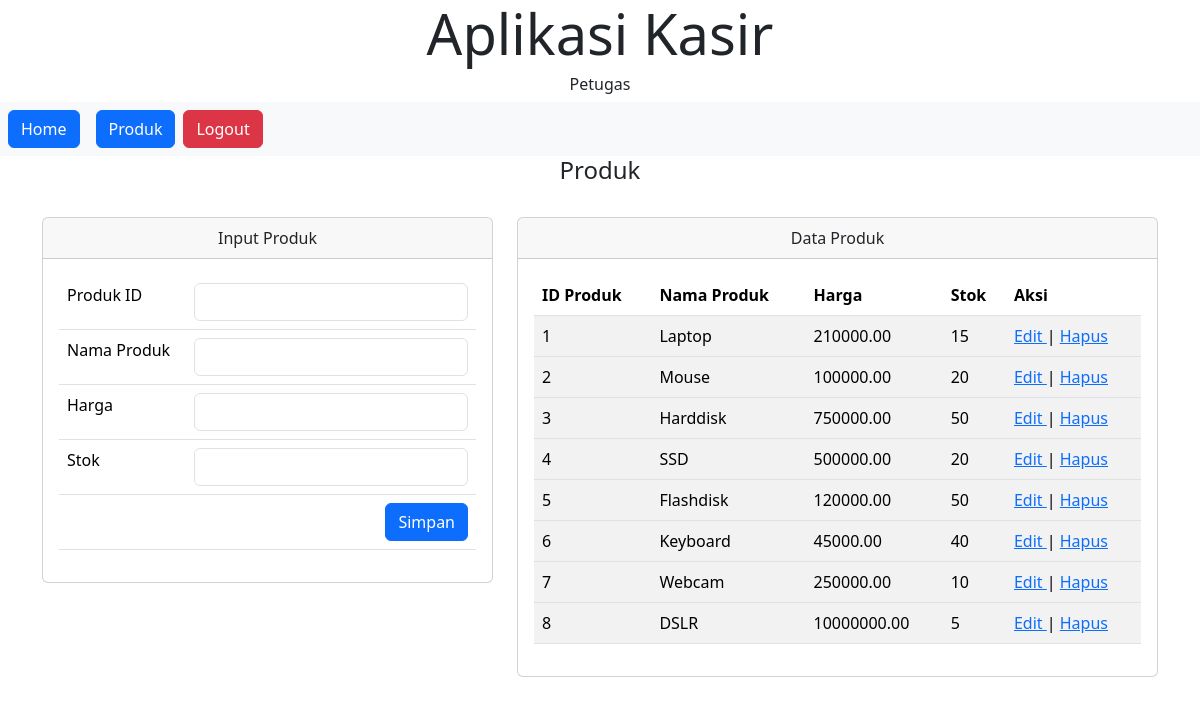
Screenshot of /petugas.php?page=produk (signed in) with the database file from the repository.
### tables this page shows
CREATE TABLE `produk` (
  `ProdukID` int NOT NULL,
  `NamaProduk` varchar(255) NOT NULL,
  `Harga` decimal(10,2) NOT NULL,
  `Stok` int NOT NULL
);

### function/class.produk.php (called while the page is built, shortened)
<?php
include_once 'config.php';
class Produk
{
    protected $db;
    public function __construct()
    {
        $this->db = new Database();
        $this->db = $this->db->return_db();
    }
    public function tampil()
    {
        $query = $this->db->prepare("SELECT * FROM produk");
        $query->execute();
        $hasil =  $query->get_result();
        return $hasil;
    }
}
?>

### function/config.php (called while the page is built)
<?php
class Database
{
    public $connect;
    public function __construct()
    {
        $this->connect = mysqli_connect("localhost","root","","kasir");
    }
    function return_db()
    {
        return $this->connect;
    }
}
?>

### page/produk.php (the view)
<div class="container">
    <div class="col-lg-12">
        <h4 align="center">Produk</h4>
        <br>
        <div class="row">
            <div class="col-sm-5">
                <div class="card">
                    <div class="card-header">
                        Input Produk
                    </div>
                    <div class="card-body">
                        <form action="proses/proses_produk.php?aksi=simpan" method="POST">
                            <table class="table table-hover">
                                <tr>
                                    <td>Produk ID</td>
                                    <td><input type="text" name="ProdukID" class="form-control"></td>
                                </tr>
                                <tr>
                                    <td>Nama Produk</td>
                                    <td><input type="text" name="NamaProduk" class="form-control"></td>
                                </tr>
                                <tr>
                                    <td>Harga</td>
                                    <td><input type="text" name="Harga" class="form-control"></td>
                                </tr>
                                <tr>
                                    <td>Stok</td>
                                    <td><input type="text" name="Stok" class="form-control"></td>
                                </tr>
                                <tr>
                                    <td colspan="2" align="right"><button type="submit" class="btn btn-primary">Simpan</button></td>
                                </tr>
                            </table>
                        </form>
                    </div>
                </div>
            </div>
            <div class="col-sm-7">
                <div class="card">
                    <div class="card-header">
                        Data Produk
                    </div>
                    <div class="card-body">
                        <table class="table table-striped">
                            <thead class="thead-light">
                                <tr>
                                    <th scope="col">ID Produk</th>
                                    <th scope="col">Nama Produk</th>
                                    <th scope="col">Harga</th>
                                    <th scope="col">Stok</th>
                                    <th scope="col">Aksi</th>
                                </tr>
                            </thead>
                            <?php
                            require_once "function/class.produk.php";
                            $produk = new Produk();
                            $select = $produk->tampil();
                            foreach ($select as $data) {
                            ?>
                                <tbody>
                                    <tr>
                                        <td> <?php echo $data['ProdukID'] ?> </td>
                                        <td> <?php echo $data['NamaProduk'] ?> </td>
                                        <td> <?php echo $data['Harga'] ?> </td>
                                        <td> <?php echo $data['Stok'] ?> </td>
                                        <td>
                                            <a href="admin.php?page=edit_produk&ProdukID=<?php echo $data['ProdukID'] ?>"> Edit </a> |
                                            <a href="proses/proses_produk.php?ProdukID=<?php echo $data['ProdukID'] ?>&aksi=hapus"> Hapus </a>
                                        </td>
                                    </tr>
                                </tbody>
                            <?php } ?>
                        </table>
                    </div>
                </div>
            </div>
        </div>
    </div>
</div>

### rows the page displays
produk: ProdukID "1", NamaProduk "Laptop", Harga "210000.00", Stok "15"
produk: ProdukID "2", NamaProduk "Mouse", Harga "100000.00", Stok "20"
produk: ProdukID "3", NamaProduk "Harddisk", Harga "750000.00", Stok "50"
produk: ProdukID "4", NamaProduk "SSD", Harga "500000.00", Stok "20"
produk: ProdukID "5", NamaProduk "Flashdisk", Harga "120000.00", Stok "50"
produk: ProdukID "6", NamaProduk "Keyboard", Harga "45000.00", Stok "40"
produk: ProdukID "7", NamaProduk "Webcam", Harga "250000.00", Stok "10"
produk: ProdukID "8", NamaProduk "DSLR", Harga "10000000.00", Stok "5"

### other values shown
$Level "Petugas"
